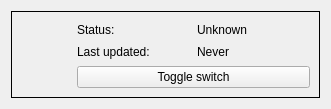
<?xml version="1.0" encoding="UTF-8"?>
<ui version="4.0">
 <class>LightSwitchWidget</class>
 <widget class="QWidget" name="LightSwitchWidget">
  <property name="geometry">
   <rect>
    <x>0</x>
    <y>0</y>
    <width>331</width>
    <height>109</height>
   </rect>
  </property>
  <property name="sizePolicy">
   <sizepolicy hsizetype="Fixed" vsizetype="Fixed">
    <horstretch>0</horstretch>
    <verstretch>0</verstretch>
   </sizepolicy>
  </property>
  <property name="windowTitle">
   <string>Light Switch</string>
  </property>
  <property name="styleSheet">
   <string notr="true"/>
  </property>
  <layout class="QGridLayout" name="gridLayout">
   <item row="0" column="0">
    <widget class="QFrame" name="frame">
     <property name="styleSheet">
      <string notr="true">#frame { border: 1px solid black; }</string>
     </property>
     <property name="frameShape">
      <enum>QFrame::StyledPanel</enum>
     </property>
     <property name="frameShadow">
      <enum>QFrame::Raised</enum>
     </property>
     <layout class="QGridLayout" name="gridLayout_2">
      <item row="1" column="1">
       <layout class="QHBoxLayout" name="horizontalLayout">
        <item>
         <widget class="QLabel" name="label">
          <property name="enabled">
           <bool>true</bool>
          </property>
          <property name="maximumSize">
           <size>
            <width>50</width>
            <height>50</height>
           </size>
          </property>
          <property name="text">
           <string/>
          </property>
          <property name="pixmap">
           <pixmap resource="../Resources.qrc">:/src/resources/icons/light_bulb.png</pixmap>
          </property>
          <property name="scaledContents">
           <bool>true</bool>
          </property>
         </widget>
        </item>
        <item>
         <layout class="QVBoxLayout" name="verticalLayout">
          <item>
           <layout class="QHBoxLayout" name="horizontalLayout_4">
            <item>
             <widget class="QLabel" name="label_2">
              <property name="text">
               <string>Status:</string>
              </property>
             </widget>
            </item>
            <item>
             <widget class="QLabel" name="labelStatus">
              <property name="text">
               <string>Unknown</string>
              </property>
             </widget>
            </item>
           </layout>
          </item>
          <item>
           <layout class="QHBoxLayout" name="horizontalLayout_5">
            <item>
             <widget class="QLabel" name="label_4">
              <property name="text">
               <string>Last updated:</string>
              </property>
             </widget>
            </item>
            <item>
             <widget class="QLabel" name="labelDate">
              <property name="text">
               <string>Never</string>
              </property>
             </widget>
            </item>
           </layout>
          </item>
          <item>
           <widget class="QPushButton" name="buttonToggleSwitch">
            <property name="text">
             <string>Toggle switch</string>
            </property>
           </widget>
          </item>
         </layout>
        </item>
       </layout>
      </item>
     </layout>
    </widget>
   </item>
  </layout>
 </widget>
 <resources>
  <include location="../Resources.qrc"/>
 </resources>
 <connections/>
</ui>
